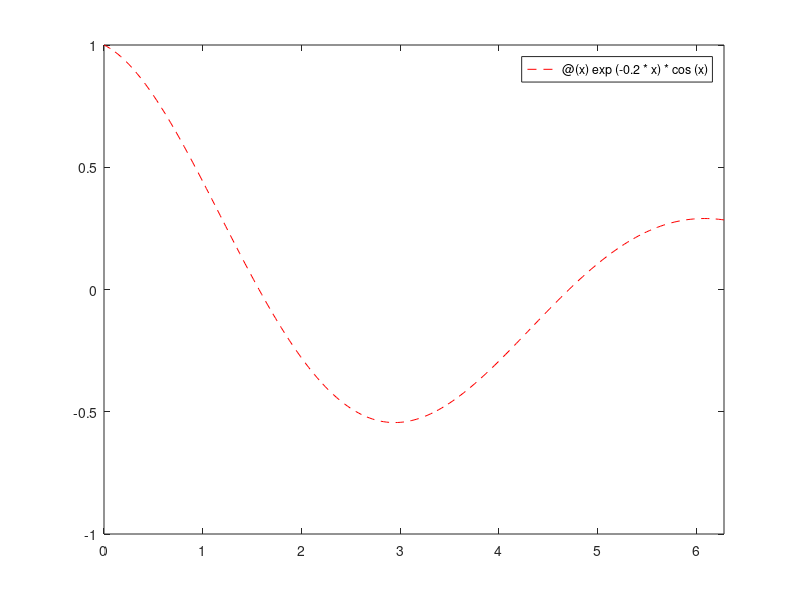

The MATLAB script that drew this image:
%% Thinking process
% this question just requires you to fplot and give a range of values
% to make the plot more detailed you can use the -- which gives a dashed
% line or use r for red to change the color of the line. 
% ref dampedOsc for more information on a generic fplot

%% Released Solution
function dampedOsc2()
    % we define an anonymous function using the special notation
    % "@(x) ...some expression that involves x..."
    % This is given as first argument to fplot. See "doc fplot"
    fplot(@(x) exp(-0.2*x)*cos(x), [0, 2*pi], 'r--')
end